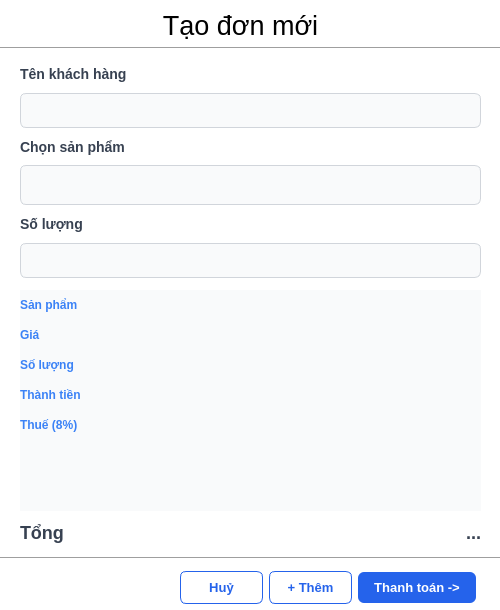
<?xml version="1.0" encoding="UTF-8"?>
<ui version="4.0">
 <class>Dialog</class>
 <widget class="QDialog" name="Dialog">
  <property name="geometry">
   <rect>
    <x>0</x>
    <y>0</y>
    <width>500</width>
    <height>610</height>
   </rect>
  </property>
  <property name="sizePolicy">
   <sizepolicy hsizetype="Fixed" vsizetype="Fixed">
    <horstretch>0</horstretch>
    <verstretch>0</verstretch>
   </sizepolicy>
  </property>
  <property name="minimumSize">
   <size>
    <width>500</width>
    <height>610</height>
   </size>
  </property>
  <property name="maximumSize">
   <size>
    <width>500</width>
    <height>610</height>
   </size>
  </property>
  <property name="windowTitle">
   <string>Dialog</string>
  </property>
  <property name="styleSheet">
   <string notr="true">/* 1. Nền trắng tinh tươm cho toàn bộ cửa sổ */
QDialog {
    background-color: #FFFFFF;
}

</string>
  </property>
  <widget class="QLabel" name="label">
   <property name="geometry">
    <rect>
     <x>150</x>
     <y>0</y>
     <width>181</width>
     <height>51</height>
    </rect>
   </property>
   <property name="font">
    <font>
     <family>.AppleSystemUIFont</family>
     <pointsize>20</pointsize>
     <weight>50</weight>
     <italic>false</italic>
     <bold>false</bold>
    </font>
   </property>
   <property name="styleSheet">
    <string notr="true">font: 20pt &quot;.AppleSystemUIFont&quot;;</string>
   </property>
   <property name="text">
    <string>Tạo đơn mới</string>
   </property>
   <property name="alignment">
    <set>Qt::AlignCenter</set>
   </property>
  </widget>
  <widget class="Line" name="line">
   <property name="geometry">
    <rect>
     <x>0</x>
     <y>40</y>
     <width>501</width>
     <height>16</height>
    </rect>
   </property>
   <property name="styleSheet">
    <string notr="true">QFrame[frameShape=&quot;4&quot;] { 
    color: #E5E7EB; 
}</string>
   </property>
   <property name="orientation">
    <enum>Qt::Horizontal</enum>
   </property>
  </widget>
  <widget class="Line" name="line_2">
   <property name="geometry">
    <rect>
     <x>0</x>
     <y>550</y>
     <width>501</width>
     <height>16</height>
    </rect>
   </property>
   <property name="styleSheet">
    <string notr="true">QFrame[frameShape=&quot;4&quot;] { 
    color: #E5E7EB; 
}</string>
   </property>
   <property name="orientation">
    <enum>Qt::Horizontal</enum>
   </property>
  </widget>
  <widget class="QTableWidget" name="table_cart">
   <property name="geometry">
    <rect>
     <x>20</x>
     <y>290</y>
     <width>461</width>
     <height>221</height>
    </rect>
   </property>
   <property name="styleSheet">
    <string notr="true">/* 1. Xóa viền ngoài cùng của bảng */
QTableWidget {
    border: none; 
    background-color: #F9FAFB; /* Nền hơi xám nhẹ cho sang */
}

/* 2. CHỈNH NỘI DUNG: Chữ màu Đen, bỏ viền từng ô */
QTableWidget::item {
    border: none;
    color: #000000; /* &lt;-- NỘI DUNG MÀU ĐEN */
    padding: 5px;
}

/* Ép màu cho Toàn bộ khung Header (để xóa cái mảng màu xám dư thừa) */
QHeaderView {
    background-color: #F9FAFB;
    border: none;
}

/* Ép màu cho Từng ô chữ Header */
QHeaderView::section {
    background-color: #F9FAFB;
    border: none;
    color: #3B82F6; 
    font-weight: bold;
    font-size: 12px;
}</string>
   </property>
   <property name="showGrid">
    <bool>false</bool>
   </property>
   <row>
    <property name="text">
     <string>Sản phẩm</string>
    </property>
   </row>
   <row>
    <property name="text">
     <string>Giá</string>
    </property>
   </row>
   <row>
    <property name="text">
     <string>Số lượng</string>
    </property>
   </row>
   <row>
    <property name="text">
     <string>Thành tiền</string>
    </property>
   </row>
   <row>
    <property name="text">
     <string>Thuế (8%)</string>
    </property>
   </row>
  </widget>
  <widget class="QWidget" name="layoutWidget">
   <property name="geometry">
    <rect>
     <x>20</x>
     <y>61</y>
     <width>461</width>
     <height>217</height>
    </rect>
   </property>
   <layout class="QVBoxLayout" name="verticalLayout_2">
    <item>
     <widget class="QLabel" name="label_2">
      <property name="font">
       <font>
        <pointsize>-1</pointsize>
        <weight>75</weight>
        <bold>true</bold>
       </font>
      </property>
      <property name="styleSheet">
       <string notr="true">/* 2. Format chữ cho các Tiêu đề (Labels) */
QLabel {
    color: #374151; /* Màu xám đậm sang trọng */
    font-weight: bold;
    font-size: 14px;
}
</string>
      </property>
      <property name="text">
       <string>Tên khách hàng</string>
      </property>
     </widget>
    </item>
    <item>
     <widget class="QLineEdit" name="line_customer">
      <property name="sizePolicy">
       <sizepolicy hsizetype="Expanding" vsizetype="Preferred">
        <horstretch>0</horstretch>
        <verstretch>0</verstretch>
       </sizepolicy>
      </property>
      <property name="styleSheet">
       <string notr="true">QLineEdit, QSpinBox {
    border: 1px solid #D1D5DB; /* Viền xám nhạt */
    border-radius: 6px; /* Bo góc cực mượt giống Figma */
    padding: 8px 12px;
    background-color: #F9FAFB; /* Nền hơi xám nhẹ */
    color: #111827;
    font-size: 13px;
}</string>
      </property>
     </widget>
    </item>
    <item>
     <widget class="QLabel" name="label_3">
      <property name="font">
       <font>
        <pointsize>-1</pointsize>
        <weight>75</weight>
        <bold>true</bold>
       </font>
      </property>
      <property name="styleSheet">
       <string notr="true">/* 2. Format chữ cho các Tiêu đề (Labels) */
QLabel {
    color: #374151; /* Màu xám đậm sang trọng */
    font-weight: bold;
    font-size: 14px;
}
</string>
      </property>
      <property name="text">
       <string>Chọn sản phẩm</string>
      </property>
      <property name="wordWrap">
       <bool>true</bool>
      </property>
     </widget>
    </item>
    <item>
     <widget class="QComboBox" name="cbo_product">
      <property name="styleSheet">
       <string notr="true">QComboBox {
    border: 1px solid #D1D5DB; /* Màu viền xám nhạt giống LineEdit */
    border-radius: 6px;        /* Bo góc nhẹ nhàng */
    padding: 4px 10px;         /* Khoảng cách chữ với viền */
    background-color: #F9FAFB;
    font-size: 13px;           /* Chỉnh size chữ cho dễ đọc */
    min-height: 30px;          /* Chiều cao khớp với các ô nhập liệu */
}

/* Tùy chỉnh cái nút mũi tên bên phải cho tinh tế */
QComboBox::drop-down {
    border: none;
    width: 30px;
}

QComboBox::down-arrow {
    image: url(icon/chevron-down.png); /* Nếu m có icon mũi tên thì nhét vào đây */
    width: 12px;
    height: 12px;
}

/* Hiệu ứng khi click vào cho giống Figma */
QComboBox:focus {
    border: 2px solid #3B82F6; /* Viền xanh khi đang chọn */
}</string>
      </property>
     </widget>
    </item>
    <item>
     <widget class="QLabel" name="label_5">
      <property name="font">
       <font>
        <pointsize>-1</pointsize>
        <weight>75</weight>
        <bold>true</bold>
       </font>
      </property>
      <property name="styleSheet">
       <string notr="true">/* 2. Format chữ cho các Tiêu đề (Labels) */
QLabel {
    color: #374151; /* Màu xám đậm sang trọng */
    font-weight: bold;
    font-size: 14px;
}
</string>
      </property>
      <property name="text">
       <string>Số lượng</string>
      </property>
     </widget>
    </item>
    <item>
     <widget class="QLineEdit" name="line_qty">
      <property name="sizePolicy">
       <sizepolicy hsizetype="Expanding" vsizetype="Preferred">
        <horstretch>0</horstretch>
        <verstretch>0</verstretch>
       </sizepolicy>
      </property>
      <property name="styleSheet">
       <string notr="true">QLineEdit, QSpinBox {
    border: 1px solid #D1D5DB; /* Viền xám nhạt */
    border-radius: 6px; /* Bo góc cực mượt giống Figma */
    padding: 8px 12px;
    background-color: #F9FAFB; /* Nền hơi xám nhẹ */
    color: #111827;
    font-size: 13px;
}</string>
      </property>
     </widget>
    </item>
   </layout>
  </widget>
  <widget class="QWidget" name="layoutWidget">
   <property name="geometry">
    <rect>
     <x>180</x>
     <y>570</y>
     <width>296</width>
     <height>36</height>
    </rect>
   </property>
   <layout class="QHBoxLayout" name="horizontalLayout_7">
    <item>
     <widget class="QPushButton" name="order_cancel">
      <property name="styleSheet">
       <string notr="true">#order_cancel {
    background-color: #FFFFFF;
    color: #2563EB;
    border: 1px solid #2563EB;
    border-radius: 6px;
    padding: 8px 16px;
    font-weight: bold;
    font-size: 13px;
}
#order_cancel:hover {
    background-color: #EFF6FF; /* Nền xanh lơ nhạt khi rê chuột */
}</string>
      </property>
      <property name="text">
       <string>Huỷ</string>
      </property>
     </widget>
    </item>
    <item>
     <widget class="QPushButton" name="btn_cart">
      <property name="styleSheet">
       <string notr="true">#btn_cart {
    background-color: #FFFFFF;
    color: #2563EB;
    border: 1px solid #2563EB;
    border-radius: 6px;
    padding: 8px 16px;
    font-weight: bold;
    font-size: 13px;
}
#btn_cart:hover {
    background-color: #EFF6FF; /* Nền xanh lơ nhạt khi rê chuột */
}</string>
      </property>
      <property name="text">
       <string>+ Thêm</string>
      </property>
     </widget>
    </item>
    <item>
     <widget class="QPushButton" name="btn_pay">
      <property name="styleSheet">
       <string notr="true">#btn_pay {
    background-color: #2563EB; /* Màu xanh dương chủ đạo */
    color: #FFFFFF;
    border: none;
    border-radius: 6px;
    padding: 8px 16px;
    font-weight: bold;
    font-size: 13px;
}
#btn_pay:hover {
    background-color: #1D4ED8; /* Đậm hơn xíu khi rê chuột */
}</string>
      </property>
      <property name="text">
       <string>Thanh toán -&gt;</string>
      </property>
     </widget>
    </item>
   </layout>
  </widget>
  <widget class="QWidget" name="layoutWidget">
   <property name="geometry">
    <rect>
     <x>20</x>
     <y>520</y>
     <width>461</width>
     <height>24</height>
    </rect>
   </property>
   <layout class="QHBoxLayout" name="horizontalLayout">
    <item>
     <widget class="QLabel" name="label_11">
      <property name="font">
       <font>
        <pointsize>-1</pointsize>
        <weight>75</weight>
        <bold>true</bold>
       </font>
      </property>
      <property name="styleSheet">
       <string notr="true">/* 2. Format chữ cho các Tiêu đề (Labels) */
QLabel {
    color: #374151; /* Màu xám đậm sang trọng */
    font-weight: bold;
    font-size: 18px;
}
</string>
      </property>
      <property name="text">
       <string>Tổng</string>
      </property>
     </widget>
    </item>
    <item>
     <widget class="QLabel" name="lbl_total">
      <property name="font">
       <font>
        <pointsize>-1</pointsize>
        <weight>75</weight>
        <bold>true</bold>
       </font>
      </property>
      <property name="styleSheet">
       <string notr="true">/* 2. Format chữ cho các Tiêu đề (Labels) */
QLabel {
    color: #374151; /* Màu xám đậm sang trọng */
    font-weight: bold;
    font-size: 18px;
}
</string>
      </property>
      <property name="text">
       <string>...</string>
      </property>
      <property name="alignment">
       <set>Qt::AlignRight|Qt::AlignTrailing|Qt::AlignVCenter</set>
      </property>
     </widget>
    </item>
   </layout>
  </widget>
 </widget>
 <resources/>
 <connections/>
</ui>
